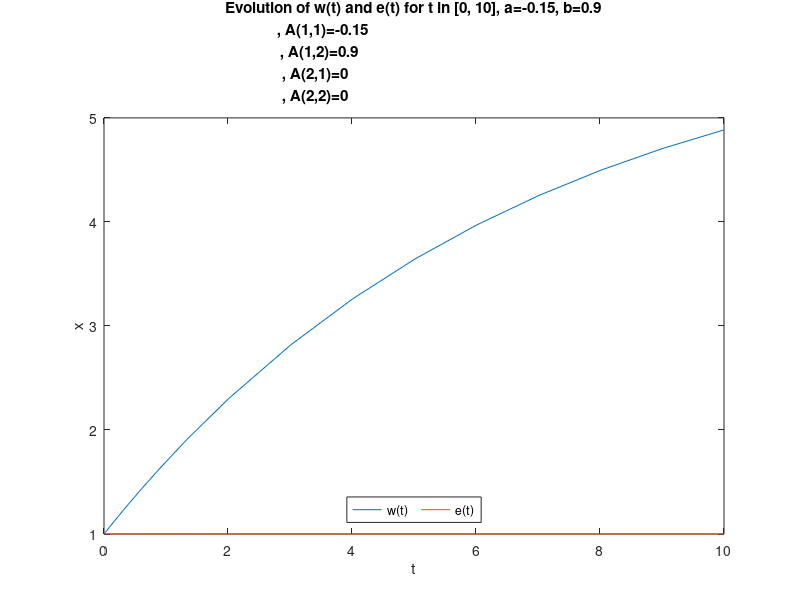
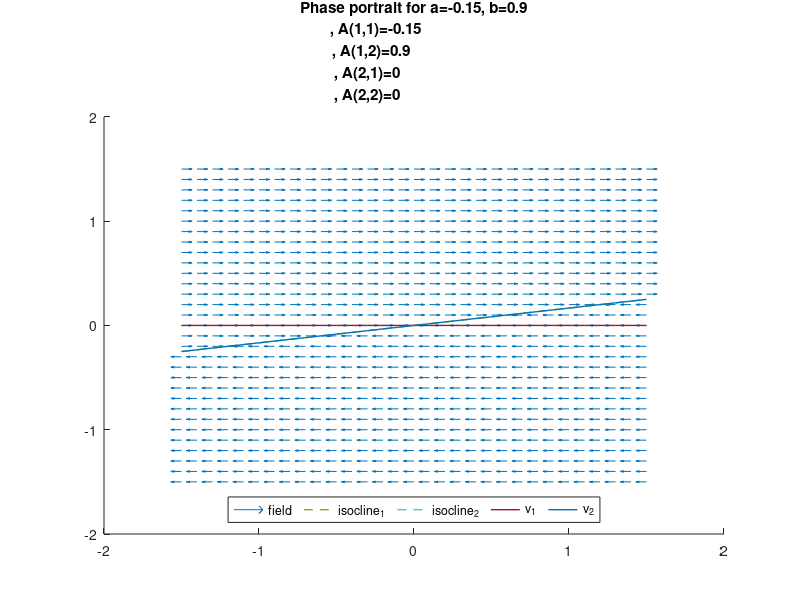
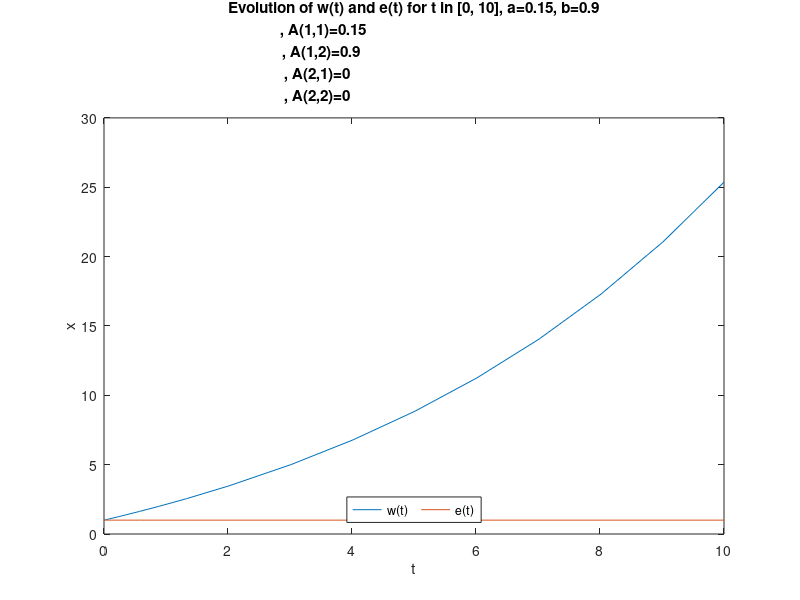
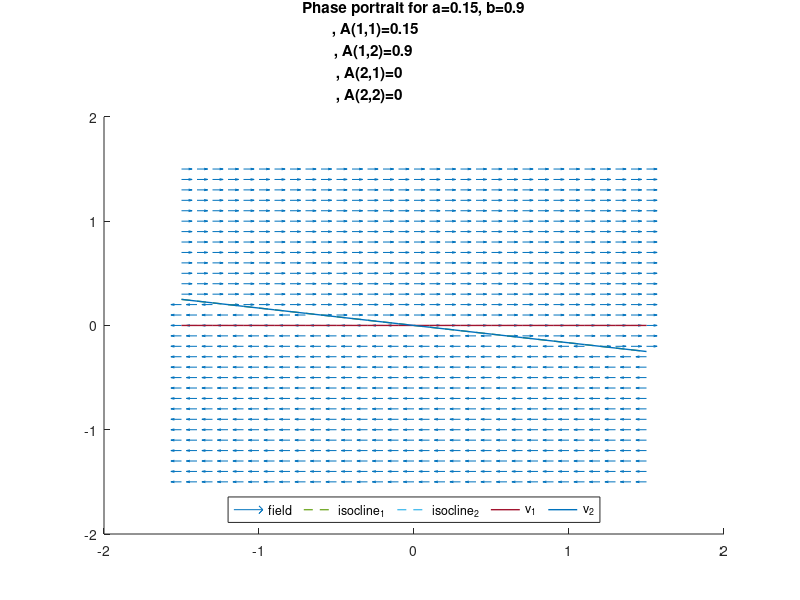

MATLAB code for these plots, in order:

tspan = [0,10];

# love equation function
function [t,x] = system_simulation(A, tspan, y0)
    ode_sys = @(t,x) [A(1,1)*x(1)+A(1,2)*x(2);A(2,1)*x(1)+A(2,2)*x(2)]; # Definition system
    [t,x] = ode23(ode_sys, tspan, y0); # Resolution system
endfunction

# Calculer les isoclines
function [isocline_1,isocline_2] = compute_isoclines(A,line_range)
    isocline_1 = -(A(1,1)/A(1,2)) * line_range;
    isocline_2 = -(A(2,1)/A(2,2)) * line_range;
endfunction

function [line_range,isocline_1,isocline_2] = plot_isoclines(A)
    line_range = -1.5:.1:1.5;
    [isocline_1,isocline_2] = compute_isoclines(A,line_range);
endfunction

# eigenlines
function [eigenline_1,eigenline_2,V] = compute_eigenlines(A,line_range)
    [V,L] = eig(A);
    eigenline_1 = (V(2,1)/V(1,1)) * line_range;
    eigenline_2 = (V(2,2)/V(1,2)) * line_range;
endfunction

function [line_range,eigenline_1,eigenline_2] = plot_eigenlines(A)
    line_range = -1.5:.1:1.5;
    [eigenline_1,eigenline_2,V] = compute_eigenlines(A,line_range);
endfunction

# 4. Portrait de phase complet
function [x1,x2,x1p,x2p] = plot_portrait_phase_complete(A,a,b)
    #grid for plotting
    x1range=-1.5:.1:1.5;
    x2range=-1.5:.1:1.5;
    [x1,x2] = meshgrid(x1range, x2range);

    # Define the system to plot (based on matrix A)
    x1p = A(1,1)*x1+A(1,2)*x2;
    x2p = A(2,1)*x1+A(2,2)*x2;

    #Normalize values for plotting
    norms=sqrt(x1p.^2+x2p.^2);

    [eigenline_1,eigenline_2,V] = compute_eigenlines(A,x1range);
    [isocline_1,isocline_2] = compute_isoclines(A,x1range);

    # Vector field plot
    hold on;
    quiver(x1,x2,x1p./norms,x2p./norms,0.5);
    # Isoclines
    plot(x1range,isocline_1,"linewidth",1,'LineStyle','--');
    plot(x1range,isocline_2,"linewidth",1,'LineStyle','--');
    # Vecteurs propres = droites invariantes
    plot(x1range,eigenline_1,"linewidth",1);
    plot(x1range,eigenline_2,"linewidth",1);
    titl = ["Phase portrait for a=",num2str(a),", b=",num2str(b)
    ,", A(1,1)=",num2str(A(1,1))
    ,", A(1,2)=",num2str(A(1,2))
    ,", A(2,1)=",num2str(A(2,1))
    ,", A(2,2)=",num2str(A(2,2))];
    title(titl)
    legend("field","isocline_1","isocline_2","v_1","v_2","location","south","orientation", "horizontal");
endfunction

function system_simulation_plot(A,tspan,y0,figure_number,a,b)
    [t,x] = system_simulation(A,tspan,y0);
    figure(figure_number);
    plot(t,x)
    titl = ["Evolution of w(t) and e(t) for t \in [0, 10], a=",num2str(a),", b=",num2str(b)
    ,", A(1,1)=",num2str(A(1,1))
    ,", A(1,2)=",num2str(A(1,2))
    ,", A(2,1)=",num2str(A(2,1))
    ,", A(2,2)=",num2str(A(2,2))];
    title(titl)
    xlabel("t")
    ylabel("x")
    legend("w(t)","e(t)","location","south","orientation", "horizontal");
endfunction

function system_simulation_and_portrait_phase_and_plot(tspan)
    disp('system_simulation_and_portrait_phase_and_plot()')
    figure_number = 11
    initial_conditions_list = {[1,1]
                              %,[-1,1]
                              %,[-2,2]
                              }
    listOfTuples = {
                     [-0.15,0.9]
                    %,[-0.15,-0.9]
                    ,[0.15,0.9]
                    %,[0.15,-0.9]
                    %,[1,0.1]
                    %,[0.1,0.1]
                    %,[-0.1,-0.1]
                    }

    fprintf('listOfTuples length : %d .\n',length(listOfTuples));
    fprintf('initial_conditions_list length : %d .\n',length(initial_conditions_list));

    for coefficient_matrix_index = 1:4
        for i = 1:length(listOfTuples)
            for ic = 1:length(initial_conditions_list)
                % Get the current initial_conditions
                fprintf('initial_conditions : %d .\n',initial_conditions_list{ic});
                y0 = initial_conditions_list{ic};
                % Get the current a & b
                currentTuple = listOfTuples{i};
                %currentTuple = listOfTuples(i);

                % Extract the values from the tuple into two variables
                a = currentTuple(1);
                b = currentTuple(2);

                % print the values
                %fprintf('a : %d .\n', a);
                %fprintf('b : %d .\n', b);

                if coefficient_matrix_index == 1
                    #1
                    A = [a b;
                          0 0];
                    Aa = a;
                    Ab = b;
                    Ac = 0;
                    Ad = 0;

                elseif coefficient_matrix_index == 2
                    #2
                    A = [a b;
                          b a];
                           Aa = a;
                    Ab = b;
                    Ac = b;
                    Ad = a;
                elseif coefficient_matrix_index == 3
                    #3
                    A = [a b;
                          -b -a];
                          Aa = a;
                    Ab = b;
                    Ac = -b;
                    Ad = -a;

                elseif coefficient_matrix_index == 4
                    #4
                    A = [a 0;
                          b 0];
                               Aa = a;
                    Ab = 0;
                    Ac = b;
                    Ad = 0;
                end
                disp(A)
                Astr = [ ' \it{A} = ', '$$ \left[ {\matrix{ ',num2str(A(1,1)),' & ',  num2str(A(1,2)),...
    ' \cr ', num2str(A(2,1)) , ' &  ',  num2str(A(2,2)),' } }  \right] $$' ];

                system_simulation_plot(A,tspan,y0,figure_number,a,b);
                figure_number = figure_number + 1;
                # display portrait de phases
                %figure figure_number;
                figure(figure_number);
                [x1,x2,x1p,x2p] = plot_portrait_phase_complete(A,a,b);
                figure_number = figure_number + 1;
            endfor
        endfor
    endfor
endfunction


%system_simulation_and_portrait_phase_and_plot(tspan,coefficient_matrices,y0)
%system_simulation_and_portrait_phase_and_plot(tspan,y0)
system_simulation_and_portrait_phase_and_plot(tspan)
